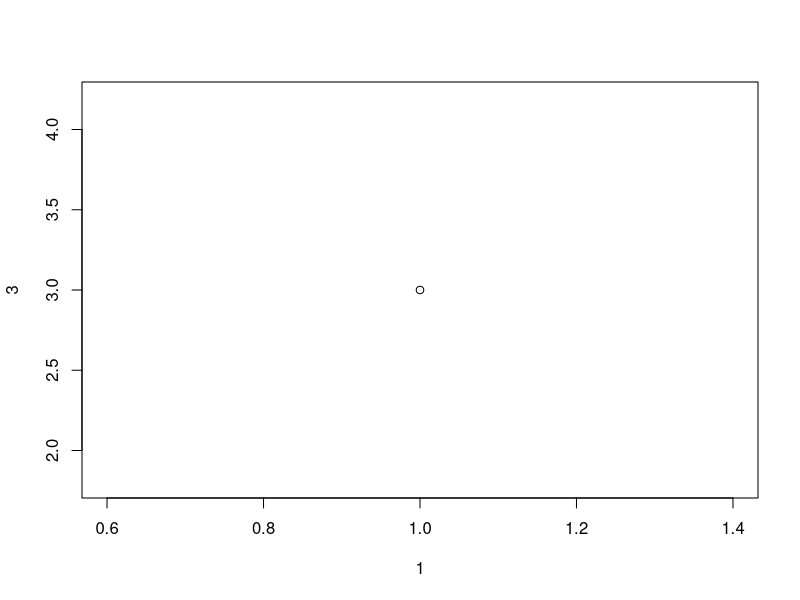
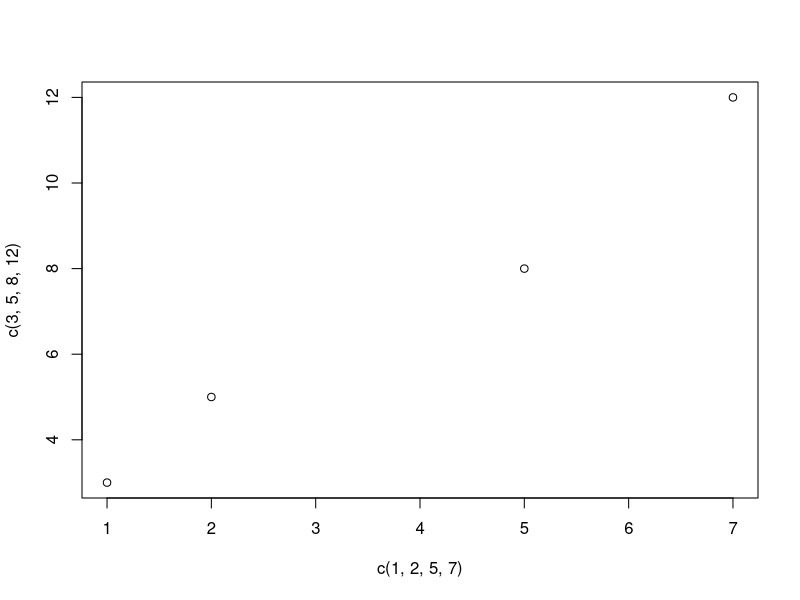
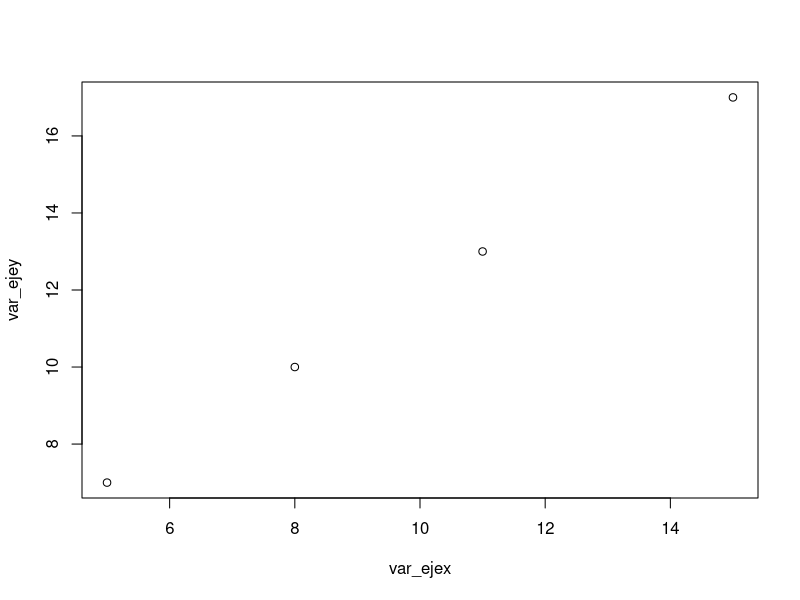
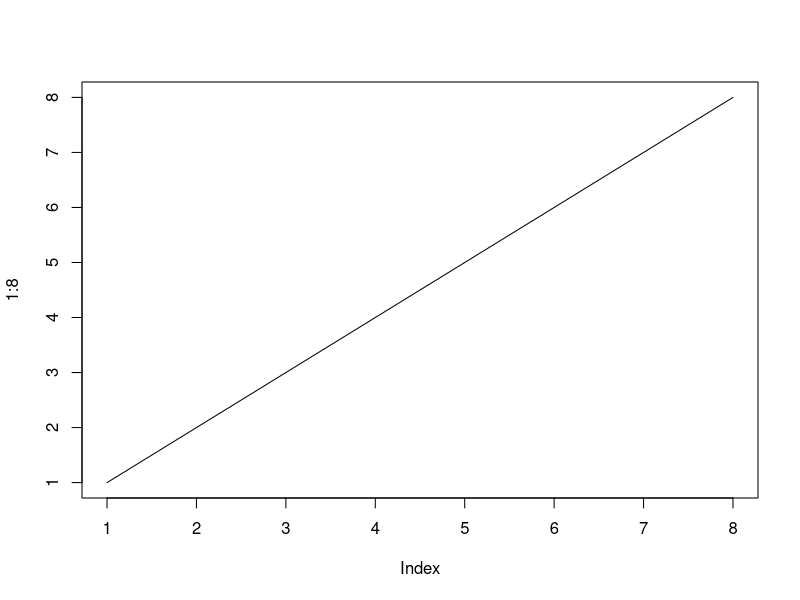
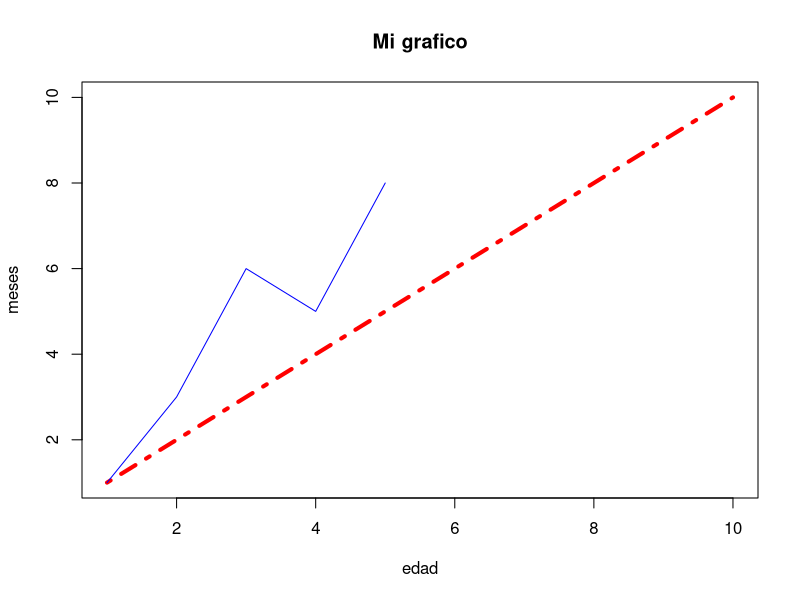

The R script that drew these images, in order:
# Plot
plot(1, 3)

# Vectores
plot(c(1, 2, 5, 7), c(3, 5, 8, 12))

# En variables
var_ejex <- c(5, 8, 11, 15)
var_ejey <- c(7, 10, 13, 17)
plot(var_ejex, var_ejey)

# Dibujar linea
plot(1:8, type = "l")

# Nombrar titulo y ejes
plot(1:10, main = "Mi grafico", xlab = "edad", ylab = "meses", col = "red", cex = 4, pch = 19, type = "l", lwd = 4, lty = 4) # nolint
line2 <- c(1, 3, 6, 5, 8)
lines(line2, type = "l", col = "blue")